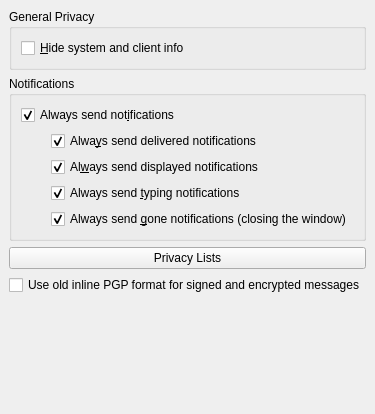
     <widget class="QWidget" name="TabPage">
      <attribute name="title">
       <string>Pri&amp;vacy</string>
      </attribute>
      <layout class="QVBoxLayout">
       <property name="spacing">
        <number>6</number>
       </property>
       <property name="margin">
        <number>9</number>
       </property>
       <item>
        <widget class="QGroupBox" name="groupBox_7">
         <property name="title">
          <string>General Privacy</string>
         </property>
         <layout class="QHBoxLayout">
          <property name="spacing">
           <number>6</number>
          </property>
          <property name="margin">
           <number>9</number>
          </property>
          <item>
           <widget class="QCheckBox" name="cbHideSystemInfo">
            <property name="whatsThis">
             <string>By default, Kopete gives the other users some info about your system and the client. Checking this box will hide that information.</string>
            </property>
            <property name="text">
             <string>&amp;Hide system and client info</string>
            </property>
           </widget>
          </item>
          <item>
           <spacer>
            <property name="orientation">
             <enum>Qt::Horizontal</enum>
            </property>
            <property name="sizeType">
             <enum>QSizePolicy::Expanding</enum>
            </property>
            <property name="sizeHint" stdset="0">
             <size>
              <width>40</width>
              <height>20</height>
             </size>
            </property>
           </spacer>
          </item>
         </layout>
        </widget>
       </item>
       <item>
        <widget class="QGroupBox" name="groupBox_8">
         <property name="title">
          <string>Notifications</string>
         </property>
         <layout class="QVBoxLayout">
          <property name="spacing">
           <number>6</number>
          </property>
          <property name="margin">
           <number>9</number>
          </property>
          <item>
           <widget class="QCheckBox" name="cbSendEvents">
            <property name="enabled">
             <bool>true</bool>
            </property>
            <property name="whatsThis">
             <string>Check this box if you always want to send notifications to your contacts.</string>
            </property>
            <property name="text">
             <string>Always send not&amp;ifications</string>
            </property>
            <property name="checked">
             <bool>true</bool>
            </property>
           </widget>
          </item>
          <item>
           <layout class="QHBoxLayout">
            <property name="spacing">
             <number>6</number>
            </property>
            <property name="margin">
             <number>0</number>
            </property>
            <item>
             <spacer>
              <property name="orientation">
               <enum>Qt::Horizontal</enum>
              </property>
              <property name="sizeType">
               <enum>QSizePolicy::Fixed</enum>
              </property>
              <property name="sizeHint" stdset="0">
               <size>
                <width>30</width>
                <height>20</height>
               </size>
              </property>
             </spacer>
            </item>
            <item>
             <layout class="QVBoxLayout">
              <property name="spacing">
               <number>6</number>
              </property>
              <property name="margin">
               <number>0</number>
              </property>
              <item>
               <widget class="QCheckBox" name="cbSendDeliveredEvent">
                <property name="enabled">
                 <bool>true</bool>
                </property>
                <property name="whatsThis">
                 <string>&lt;qt&gt;Check this box to send the &lt;b&gt;Delivered notification&lt;/b&gt; to your contacts : when a message is delivered to Kopete, Kopete can notify your contact that it has received the message.&lt;/qt&gt;</string>
                </property>
                <property name="text">
                 <string>Alwa&amp;ys send delivered notifications</string>
                </property>
                <property name="checked">
                 <bool>true</bool>
                </property>
               </widget>
              </item>
              <item>
               <widget class="QCheckBox" name="cbSendDisplayedEvent">
                <property name="enabled">
                 <bool>true</bool>
                </property>
                <property name="whatsThis">
                 <string>&lt;qt&gt;Check this box to send the &lt;b&gt;Displayed notification&lt;/b&gt; to your contacts : when a message is displayed in Kopete, Kopete can notify your contact that it has displayed the message.&lt;/qt&gt;</string>
                </property>
                <property name="text">
                 <string>Al&amp;ways send displayed notifications</string>
                </property>
                <property name="checked">
                 <bool>true</bool>
                </property>
               </widget>
              </item>
              <item>
               <widget class="QCheckBox" name="cbSendComposingEvent">
                <property name="enabled">
                 <bool>true</bool>
                </property>
                <property name="whatsThis">
                 <string>&lt;qt&gt;Check this box to send the &lt;b&gt;Typing notification&lt;/b&gt; to your contacts : when you are composing a message, you might want your contact to know that you are typing so that he/she knows you are answering.&lt;/qt&gt;</string>
                </property>
                <property name="text">
                 <string>Always send &amp;typing notifications</string>
                </property>
                <property name="checked">
                 <bool>true</bool>
                </property>
               </widget>
              </item>
              <item>
               <widget class="QCheckBox" name="cbSendGoneEvent">
                <property name="text">
                 <string>Always send &amp;gone notifications (closing the window)</string>
                </property>
                <property name="checked">
                 <bool>true</bool>
                </property>
               </widget>
              </item>
             </layout>
            </item>
           </layout>
          </item>
         </layout>
        </widget>
       </item>
       <item>
        <widget class="KPushButton" name="privacyListsButton">
         <property name="text">
          <string>Privacy Lists</string>
         </property>
        </widget>
       </item>
       <item>
        <widget class="QCheckBox" name="oldEncrypted">
         <property name="text">
          <string>Use old inline PGP format for signed and encrypted messages</string>
         </property>
        </widget>
       </item>
       <item>
        <spacer>
         <property name="orientation">
          <enum>Qt::Vertical</enum>
         </property>
         <property name="sizeType">
          <enum>QSizePolicy::Expanding</enum>
         </property>
         <property name="sizeHint" stdset="0">
          <size>
           <width>21</width>
           <height>110</height>
          </size>
         </property>
        </spacer>
       </item>
      </layout>
     </widget>
